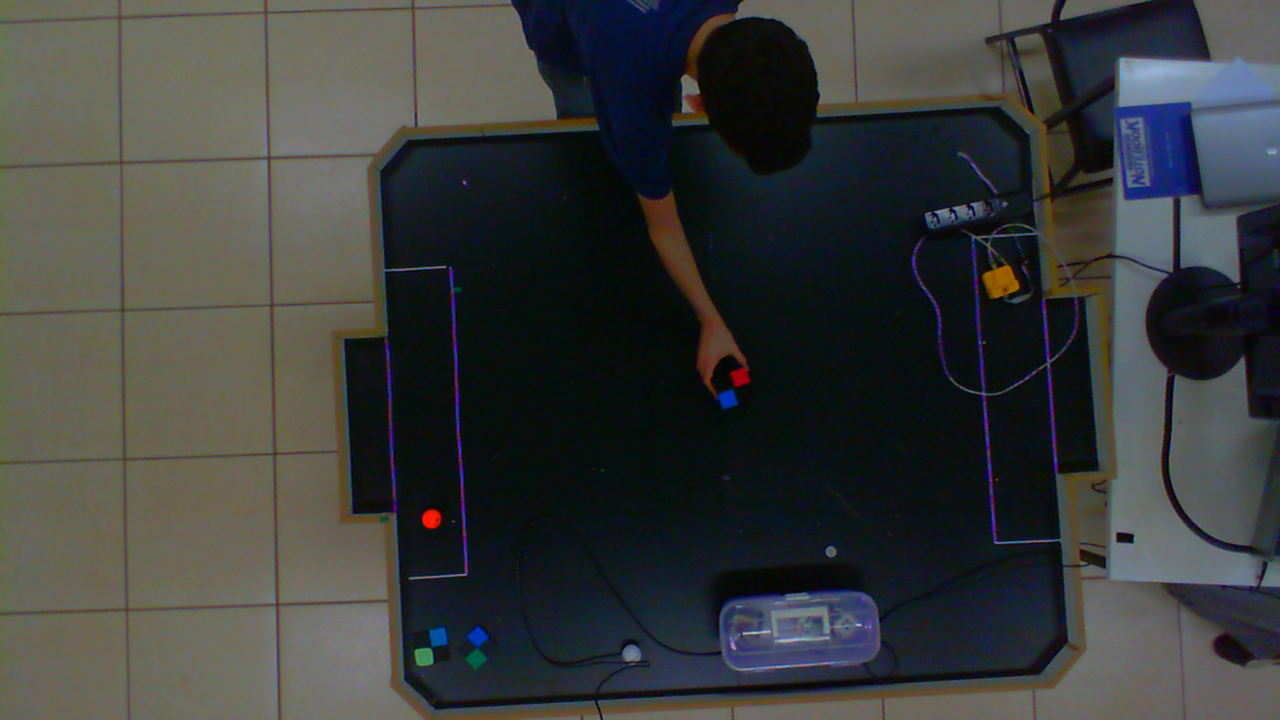
#> input picture test.png, 1280 x 720 px
$ python -i utils.py   (imports and definitions only)   (older library calls are emulated)
#> lines starting #> are read from the running program, lines starting #| are printed output that depends on the picture; after the words box and inside, x2 and y2 are one past the last pixel; in counts of white or black regions, pixels touching at a corner belong together
#> further down, picture is the input picture: shape (720, 1280, 3); mean B, G, R 59.9, 61.3, 59
### arena/cropper.py
import cv2
from config import LIAParameters


class Cropper:
    def __init__(self,frame=None,crop_coordinates=None,parameters = None):
        self.frame = frame
        self.crop_coordinates = crop_coordinates
        self.frame_cropped = None
        self.boundaries = []
        self.clicked = False
        self.cropped = False
        if isinstance(parameters,LIAParameters):
            print parameters.limites
            self.crop_coordinates = parameters.limites

    # [32 lines left out: functions mouse_set_boundaries, crop_frame_show, not called in this run]


    def crop(self,frame):
        (x1, y1,x2, y2) = self.crop_coordinates
        self.frame_cropped = frame[y1:y2, x1:x2]
        return self.frame_cropped

### arena/config.py
import unittest
import numpy as np
import json
import os
import copy

class test(unittest.TestCase):
    # [16 lines left out: function test_parameters, not called in this run]
    def test_load(self):
        obj = LIAParameters()
        obj.load()

def jdefault(o):
    return o.__dict__

class LIAParameters:
    def __init__(self):
        self.file_name = 'params.json'
        self.robo_cores = [None]*10
        self.limites = None
        self.thsv_limites = None
        if os.path.isfile(self.file_name):
            self.load()


    # [20 lines left out: functions robo_cor, limites_crop, limites_thsv, save, not called in this run]

#    json.dump(self, f, default=jdefault)

    def load(self):
        with open(self.file_name, 'r') as f:
#> (reads params.json from the repository)
            data = json.load(f)
            self.file_name    = data['file_name']
            self.robo_cores   = data['robo_cores']
            self.limites      = data['limites']
            self.thsv_limites = data['thsv_limites']


# [2 lines that do not run on import are left out]

### arena/utils.py
import unittest

import cv2
import numpy as np
import copy

from config import LIAParameters
from cropper import Cropper

class Region():
    def __init__(self):
        self.max = [-1,-1,-1]
        self.min = [256,256,256]
    # [9 lines left out: function set, not called in this run]

class SeekRobots():
    def __init__(self):
        self.nrobos = 10
        self.frame = None
        self.crop = Cropper()
        self.p = LIAParameters()
        self.crop.crop_coordinates = self.p.limites
        self.vrobo_pos = [None]*self.nrobos
        self.__init_kalman__()

    def __init_kalman__(self):
        self.kf = []
        for i in range(self.nrobos):

            kalman = cv2.KalmanFilter(4,2)
            kalman.measurementMatrix = np.array([[1,0,0,0],[0,1,0,0]],np.float32)
            kalman.transitionMatrix = np.array([[1,0,1,0],[0,1,0,1],[0,0,1,0],[0,0,0,1]],np.float32)
            kalman.processNoiseCov = np.array([[1,0,0,0],[0,1,0,0],[0,0,1,0],[0,0,0,1]],np.float32) * 0.005
            kalman.measurementNoiseCov = np.array([[1,0],[0,1]],np.float32) * 0.1
            self.kf.append(kalman)

    # [7 lines left out: function kalman, not called in this run]


    def set_frame(self, frame):
        self.frame = self.crop.crop(frame)
#> in crop, `self.frame_cropped = frame[y1:y2, x1:x2]`:
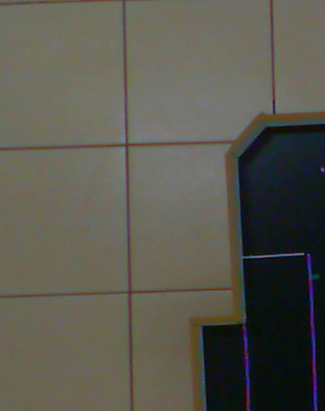
#> self.frame_cropped: shape (411, 325, 3); mean B, G, R 78.8, 88.5, 89.8
        self.hsv = cv2.cvtColor(self.frame, cv2.COLOR_BGR2HSV)
#> self.hsv: shape (411, 325, 3); mean H, S, V 44.9, 62.9, 93.9
        tmin = np.array(self.p.thsv_limites[0])
        tmax = np.array(self.p.thsv_limites[1])
        self.thsv = cv2.inRange(self.hsv, tmin, tmax)
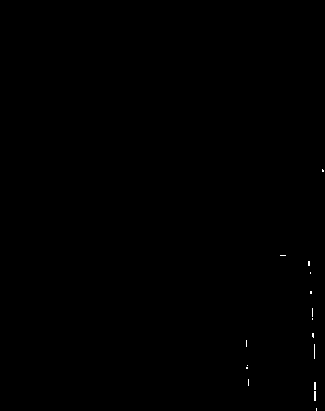
#> self.thsv: shape (411, 325); 0.09% white in thin lines or dots, all inside (x1, y1, x2, y2) = (246, 169, 324, 411)
        self.hsv = cv2.bitwise_and(self.hsv, self.hsv, mask=self.thsv)
#> self.hsv: shape (411, 325, 3); mean H, S, V 0.1, 0.2, 0.1
        self.frame = cv2.bitwise_and(self.frame, self.frame, mask=self.thsv)

    # [24 lines left out: function ball, not called in this run]

    def robo_pos(self,n):
        return self.vrobo_pos[n]
    def ball_pos(self):
        return self.vrobo_pos[0]


    # [122 lines left out: function home_team, not called in this run]

                    # robo2
                    # robo3


                #cv2.drawContours(self.frame, [cnt], 0, (0, 255, 0), 3)


class GetColor():
    # [60 lines left out: functions __init__, reset, set_frame, mouse_callback, get_color, not called in this run]

>>> import cv2
>>> picture = cv2.imread('../test.png')
>>> result = SeekRobots().set_frame(picture)
